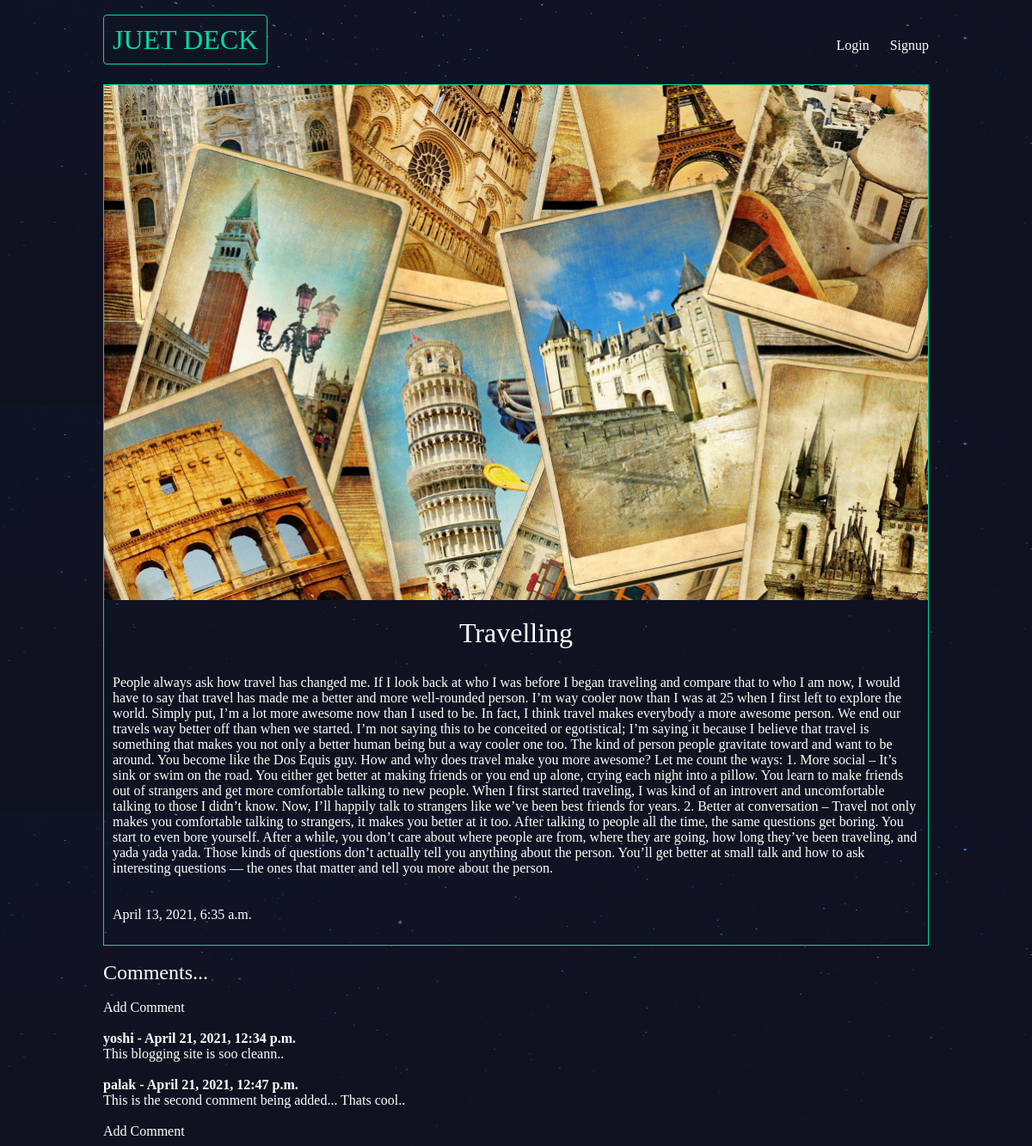
Screenshot of /articles/travelling/ with the database file from the repository.
### articles/models.py (models this page shows, shortened)
class Article(models.Model):
    title = models.CharField(max_length = 100)
    slug = models.SlugField()
    body = models.TextField()
    date = models.DateTimeField(auto_now_add = True)
    thumb = models.ImageField(default = 'default.png', blank = True)
    author = models.ForeignKey(User,on_delete=models.CASCADE, default = None)

class Comment(models.Model):
    comments_temp = models.ForeignKey(Article,related_name = "comments", on_delete=models.CASCADE, default = None)
    name = models.CharField(max_length = 255)
    body = models.TextField()
    date_added = models.DateTimeField(auto_now_add = True)

### articles/views.py (the view)
# urls.py: url(r'^(?P<slug>[\w-]+)/$', views.article_details, name = 'details'),
def article_details(request,slug):
    article = Article.objects.get(slug = slug)
    return render(request, 'articles/article_detail.html', {'article':article})

### articles/templates/articles/article_detail.html
{% extends 'base_layout.html' %}
{% block content%}
<div class="article-detail">
  <div class="article">
    <img src="{{article.thumb.url}}" alt="">
    <h2>{{article.title}}</h2>
    <p>{{article.body}}</p>
    <p>{{article.date}}</p>
  </div>
<br>
<h2>Comments...</h2>
<br>
{% if not article.comments.all %}
    No Comments added Yet.. <a href="#">Add One</a>
{% else %}
    <a href="#">Add Comment</a>
    <br><br>
    {% for comment in article.comments.all%}
        <strong>
          {{comment.name }} -
          {{ comment.date_added }}
        </strong>
        <br>
        {{ comment.body }}
        <br><br>
    {% endfor %}
    <a href="#">Add Comment</a>
{% endif %}
</div>
{% endblock %}

### templates/base_layout.html (shortened to what this page needs)
<html lang="en" dir="ltr">
  <head>
    <link rel="stylesheet" href='/static/styles.css'>
  </head>
    <body>
      <header class="wrapper">
        <h1><a href="{% url 'home' %}" class="highlight">JUET DECK</a></h1>
        <nav>
          <ul>
            {% if user.is_authenticated %}
            <li>
              <form class="logout-link" action="{% url 'accounts:logout'%}" method="post">
                {% csrf_token %}
                <button type="submit" >Logout</button>
              </form>
            </li>
            <li>
              <a href="{% url 'articles:create' %}" class="highlight">New Article</a>
            </li>
            {% else %}
            <li>
              <a href="{% url 'accounts:login' %}">Login</a>
            </li>
            <li>
              <a href="{% url 'accounts:signup' %}">Signup</a>
            </li>
            {% endif %}
          </ul>
        </nav>
      </header>
      <div class="wrapper">
        {% block content%}
        {% endblock %}
      </div>
    </body>
  </html>

### assets/styles.css (style rules this page uses)
body { background-color: #0f121f; background-image: url(stars.png); background-repeat-y: no-repeat; color: #fff; }
h1, h2, h3, h4, h5 { font-weight: normal; margin: 0; }
a,a:hover, a:visited { color: #fff; text-decoration: none; }
.wrapper { max-width: 960px; margin: 0 auto; }
header { display: grid; grid-template-columns: 1fr 1fr; padding: 20px 0; }
nav { justify-self: end; }
nav li { display: inline-block; margin-left: 20px; }
.article { padding: 10px; border: 1px solid #00dba0; position: relative; padding-bottom: 40px; }
.article h2 { font-size: 1.2rem; }
.article-detail .article { padding: 0;; }
.article-detail .article img { align-items: center; max-width: 100%; }
.article-detail .article h2 { text-align: center; margin: 20px auto; font-size: 2em; }
.article-detail .article p { text-align: left; padding: 10px; }
a.highlight { border: 1px solid #00dba0; padding: 10px; border-radius: 4px; color: #00dba0; }

### rows the page displays
Article: thumb (picture), title "Travelling", body "People always ask how travel has changed me. If I look back at who I was before I began traveling and compare that to who I am now, I would have to say that travel has made me a better and more well-rounded person. I’m way cooler now than I was at 25 when I first left to explore the world. Simply put, I’m a lot more awesome now than I used to be. In fact, I think travel makes everybody a more awesome person. We end our travels way better off than when we started. I’m not saying this to be conceited or egotistical; I’m saying it because I believe that travel is something that makes you not only a better human being but a way cooler one too. The kind of person people gravitate toward and want…", date "April 13, 2021, 6:35 a.m."
Comment: name "yoshi", date_added "April 21, 2021, 12:34 p.m.", body "This blogging site is soo cleann.."
Comment: name "palak", date_added "April 21, 2021, 12:47 p.m.", body "This is the second comment being added... Thats cool.."
